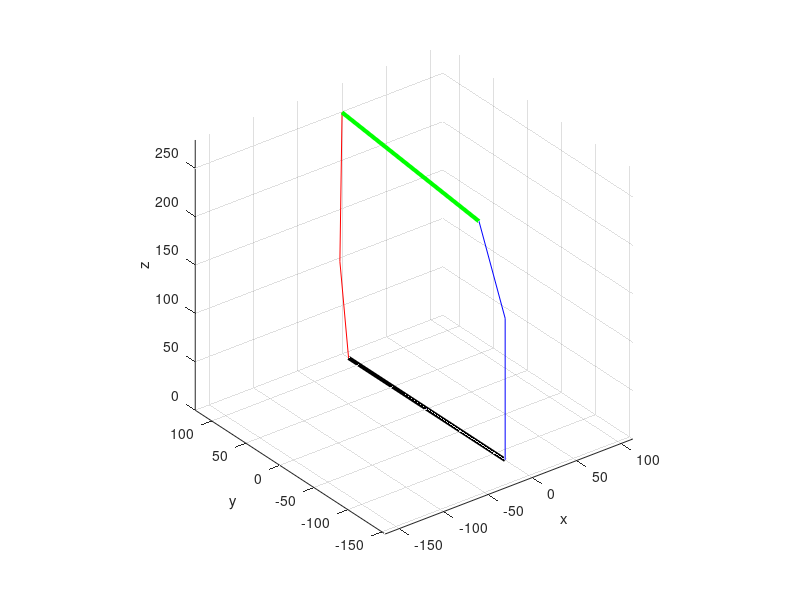

Write MATLAB code to recreate this figure.
clc
clear
clf
l1 = 230.0692;
l2 = 146.25;
L1 = 230.0692;
L2 = 146.25;

% l1 = 2.20;
% l2 = 1.4725;
% L1 = 2.20;
% L2 = 1.4725;
% deg = pi/180;

q11q12q21q22 = [2.0*pi/3, 1.5*pi/3, 1.5*pi/2, 1.1*pi/3];
% q11q12q21q22 = [1.35283894173723    1.51568066620560    0.771619248250125    1.01963972090195];
q11 = q11q12q21q22(1);
q12 = q11q12q21q22(2);
q21 = q11q12q21q22(3);
q22 = q11q12q21q22(4);

x11 = sin(q11);
y11 = cos(q11);
x12 = sin(q12);
y12 = cos(q12);
x21 = sin(q21);
y21 = cos(q21);
x22 = sin(q22);
y22 = cos(q22);
% x1213 =  sin(q12 + q13);
% y1213 =  cos(q12 + q13);
% x2223 =  sin(q22 + q23);
% y2223 =  cos(q22 + q23);

%% Hand Calculate
%%----------------------------------------------------------------------------            
% the Substitutional Variables
F = cos(q11) * cos(q21) - sin(q11) * sin(q21);
G = sin(q12) - sin(q22);

D1 = 2 * L2 * F;
D2 = 2 * (L2 * cos(q22) + L1 * cos(q21) + L2 * F * cos(q12));

E1 = 2 * (L2 * cos(q12) + L1 * cos(q11) + L2 * F * cos(q22));
E2 = L2 * cos(q12)^2 + 2 * (L2 * F * cos(q22) + L1 * cos(q11)) * cos(q12) + L2 * cos(q22)^2 + 2 * L1 * cos(q21) * cos(q22);

H1 = L2^2;
H2 = 2 * L2 * E1;
H3 = 2 * L2^2 + E1^2 + 2 * L2 * E2 - D1^2;
H4 = 2 * (L2 * E1 + E1 * E2 - D1 * D2);
H5 = L2^2 + 2 * L2 * E2 + E2^2 - D2^2;

I1 = 2 * L2^2 - D1^2;
I2 = 2 * (L2 * E1 - D1 * D2);
I3 = 2 * L2^2 + 2 * L2 * E2 - D2^2;

%%----------------------------Simplified version----------------------------
J1 = L2^2 * G^4 - G^2 * (I1 - I2 + I3) + H1 - H2 + H3 - H4 + H5;
J2 = L2^2 * 8 * G^3 - 4 * G * (I1 - I2 + I3);
J3 = L2^2 * (4 * G^4 + 24 * G^2) - (4 * (I1 - I2 + I3) + 2 * G^2 * (2 * I3 - I2)) - 4 * H1 + 2 * H2 - 2 * H4 + 4 * H5;
J4 = L2^2 * (24 * G^3 + 32 * G) - 4 * G * (-I1 - I2 + 3 * I3);
J5 = L2^2 * (6 * G^4 + 48 * G^2 + 16) - (8 * (I3 - I1) + 2 * G^2 * (3 * I3 - I1)) + 6 * H1 - 2 * H3 + 6 * H5;
J6 = L2^2 * (24 * G^3 + 32 * G) - 4 * G * (-I1 + I2 + 3 * I3);
J7 = L2^2 * (4 * G^4 + 24 * G^2) - (4 * (I1 + I2 + I3) + 2 * G^2 * (I2 + 2 * I3)) - 4 * H1 - 2 * H2 + 2 * H4 + 4 * H5;
J8 = L2^2 * 8 * G^3 - 4 * G * (I1 + I2 + I3);
J9 = L2^2 * G^4 - G^2 * (I1 + I2 + I3) + H1 + H2 + H3 + H4 + H5;

% the coefficient matrix of the 8-degree polynomials equation
CoefficientMatrix8_Ji = [J1, J2, J3, J4, J5, J6, J7, J8, J9];

% calculate the root of the 8-degree polynomials equation
x = roots(CoefficientMatrix8_Ji);
%%----------------------------------------------------------------------------  
% J1 * x.^8  + J2 * x.^7 + J3 * x.^6  + J4 * x.^5 + J5 * x.^4  + J6 * x.^3 + J7 * x.^2 + J8 * x.^1 + J9;

%% Symbolic Solution
% syms x
% C1 * x^8  + C2 * x^7 + C3 * x^6  + C4 * x^5 + C5 * x^4  + C6 * x^3 + C7 * x^2 + C8 * x^1 + C9 = 0;
% x = tan[(q12 + q13/2)/2]
% the coefficient matrix of the 8-degree polynomials equations
% the coefficient matrix of the 8-degree polynomials equation
% CoefficientMatrix8 = [C1, C2, C3, C4, C5, C6, C7, C8, C9];
%%----------------------------------------------------------------------------  
A1 = l2 * x11;
A2 = l2 * x21;
A3 = l2 * x11 * y12 - l2 * x21 * y22;
A4 = l2 * y11;
A5 = l2 * y21;
A6 = l2 * y11 * y12 + l2 * y21 * y22 + l1;

C1 =  (A2^4 + 2*A2^2*A5^2 + A5^4)*x12^4 + (- 4*A2^4 - 8*A2^2*A5^2 - 4*A5^4)*x12^3*x22 + (6*A2^4 + 12*A2^2*A5^2 + 6*A5^4)*x12^2*x22^2 + (2*A1^2*A2^2 - 2*A1^2*A5^2 - 4*A1*A2^2*A3 - 8*A1*A2*A4*A5 + 8*A1*A2*A5*A6 + 4*A1*A3*A5^2 - 2*A2^4 + 2*A2^2*A3^2 - 2*A2^2*A4^2 + 4*A2^2*A4*A6 - 4*A2^2*A5^2 - 2*A2^2*A6^2 + 2*A2^2*l1^2 + 8*A2*A3*A4*A5 - 8*A2*A3*A5*A6 - 2*A3^2*A5^2 + 2*A4^2*A5^2 - 4*A4*A5^2*A6 - 2*A5^4 + 2*A5^2*A6^2 + 2*A5^2*l1^2)*x12^2 + (- 4*A2^4 - 8*A2^2*A5^2 - 4*A5^4)*x12*x22^3 + (- 4*A1^2*A2^2 + 4*A1^2*A5^2 + 8*A1*A2^2*A3 + 16*A1*A2*A4*A5 - 16*A1*A2*A5*A6 - 8*A1*A3*A5^2 + 4*A2^4 - 4*A2^2*A3^2 + 4*A2^2*A4^2 - 8*A2^2*A4*A6 + 8*A2^2*A5^2 + 4*A2^2*A6^2 - 4*A2^2*l1^2 - 16*A2*A3*A4*A5 + 16*A2*A3*A5*A6 + 4*A3^2*A5^2 - 4*A4^2*A5^2 + 8*A4*A5^2*A6 + 4*A5^4 - 4*A5^2*A6^2 - 4*A5^2*l1^2)*x12*x22 + (A2^4 + 2*A2^2*A5^2 + A5^4)*x22^4 + (2*A1^2*A2^2 - 2*A1^2*A5^2 - 4*A1*A2^2*A3 - 8*A1*A2*A4*A5 + 8*A1*A2*A5*A6 + 4*A1*A3*A5^2 - 2*A2^4 + 2*A2^2*A3^2 - 2*A2^2*A4^2 + 4*A2^2*A4*A6 - 4*A2^2*A5^2 - 2*A2^2*A6^2 + 2*A2^2*l1^2 + 8*A2*A3*A4*A5 - 8*A2*A3*A5*A6 - 2*A3^2*A5^2 + 2*A4^2*A5^2 - 4*A4*A5^2*A6 - 2*A5^4 + 2*A5^2*A6^2 + 2*A5^2*l1^2)*x22^2 + A1^4 - 4*A1^3*A3 - 2*A1^2*A2^2 + 6*A1^2*A3^2 + 2*A1^2*A4^2 - 4*A1^2*A4*A6 + 2*A1^2*A5^2 + 2*A1^2*A6^2 - 2*A1^2*l1^2 + 4*A1*A2^2*A3 + 8*A1*A2*A4*A5 - 8*A1*A2*A5*A6 - 4*A1*A3^3 - 4*A1*A3*A4^2 + 8*A1*A3*A4*A6 - 4*A1*A3*A5^2 - 4*A1*A3*A6^2 + 4*A1*A3*l1^2 + A2^4 - 2*A2^2*A3^2 + 2*A2^2*A4^2 - 4*A2^2*A4*A6 + 2*A2^2*A5^2 + 2*A2^2*A6^2 - 2*A2^2*l1^2 - 8*A2*A3*A4*A5 + 8*A2*A3*A5*A6 + A3^4 + 2*A3^2*A4^2 - 4*A3^2*A4*A6 + 2*A3^2*A5^2 + 2*A3^2*A6^2 - 2*A3^2*l1^2 + A4^4 - 4*A4^3*A6 - 2*A4^2*A5^2 + 6*A4^2*A6^2 - 2*A4^2*l1^2 + 4*A4*A5^2*A6 - 4*A4*A6^3 + 4*A4*A6*l1^2 + A5^4 - 2*A5^2*A6^2 - 2*A5^2*l1^2 + A6^4 - 2*A6^2*l1^2 + l1^4;
C2 =  (8*A2^4 + 16*A2^2*A5^2 + 8*A5^4)*x12^3 + (- 24*A2^4 - 48*A2^2*A5^2 - 24*A5^4)*x12^2*x22 + (24*A2^4 + 48*A2^2*A5^2 + 24*A5^4)*x12*x22^2 + (8*A1^2*A2^2 - 8*A1^2*A5^2 - 16*A1*A2^2*A3 - 32*A1*A2*A4*A5 + 32*A1*A2*A5*A6 + 16*A1*A3*A5^2 - 8*A2^4 + 8*A2^2*A3^2 - 8*A2^2*A4^2 + 16*A2^2*A4*A6 - 16*A2^2*A5^2 - 8*A2^2*A6^2 + 8*A2^2*l1^2 + 32*A2*A3*A4*A5 - 32*A2*A3*A5*A6 - 8*A3^2*A5^2 + 8*A4^2*A5^2 - 16*A4*A5^2*A6 - 8*A5^4 + 8*A5^2*A6^2 + 8*A5^2*l1^2)*x12 + (- 8*A2^4 - 16*A2^2*A5^2 - 8*A5^4)*x22^3 + (- 8*A1^2*A2^2 + 8*A1^2*A5^2 + 16*A1*A2^2*A3 + 32*A1*A2*A4*A5 - 32*A1*A2*A5*A6 - 16*A1*A3*A5^2 + 8*A2^4 - 8*A2^2*A3^2 + 8*A2^2*A4^2 - 16*A2^2*A4*A6 + 16*A2^2*A5^2 + 8*A2^2*A6^2 - 8*A2^2*l1^2 - 32*A2*A3*A4*A5 + 32*A2*A3*A5*A6 + 8*A3^2*A5^2 - 8*A4^2*A5^2 + 16*A4*A5^2*A6 + 8*A5^4 - 8*A5^2*A6^2 - 8*A5^2*l1^2)*x22;
C3 =  (4*A2^4 + 8*A2^2*A5^2 + 4*A5^4)*x12^4 + (- 16*A2^4 - 32*A2^2*A5^2 - 16*A5^4)*x12^3*x22 + (24*A2^4 + 48*A2^2*A5^2 + 24*A5^4)*x12^2*x22^2 + (16*A2^4 + 8*A2^2*A3^2 - 8*A1*A2^2*A3 + 32*A2^2*A5^2 - 8*A2^2*A6^2 + 8*A4*A2^2*A6 + 8*A2^2*l1^2 - 32*A2*A3*A5*A6 + 16*A4*A2*A3*A5 + 16*A1*A2*A5*A6 - 8*A3^2*A5^2 + 8*A1*A3*A5^2 + 16*A5^4 + 8*A5^2*A6^2 - 8*A4*A5^2*A6 + 8*A5^2*l1^2)*x12^2 + (- 16*A2^4 - 32*A2^2*A5^2 - 16*A5^4)*x12*x22^3 + (- 32*A2^4 - 16*A2^2*A3^2 + 16*A1*A2^2*A3 - 64*A2^2*A5^2 + 16*A2^2*A6^2 - 16*A4*A2^2*A6 - 16*A2^2*l1^2 + 64*A2*A3*A5*A6 - 32*A4*A2*A3*A5 - 32*A1*A2*A5*A6 + 16*A3^2*A5^2 - 16*A1*A3*A5^2 - 32*A5^4 - 16*A5^2*A6^2 + 16*A4*A5^2*A6 - 16*A5^2*l1^2)*x12*x22 + (4*A2^4 + 8*A2^2*A5^2 + 4*A5^4)*x22^4 + (16*A2^4 + 8*A2^2*A3^2 - 8*A1*A2^2*A3 + 32*A2^2*A5^2 - 8*A2^2*A6^2 + 8*A4*A2^2*A6 + 8*A2^2*l1^2 - 32*A2*A3*A5*A6 + 16*A4*A2*A3*A5 + 16*A1*A2*A5*A6 - 8*A3^2*A5^2 + 8*A1*A3*A5^2 + 16*A5^4 + 8*A5^2*A6^2 - 8*A4*A5^2*A6 + 8*A5^2*l1^2)*x22^2 - 4*A1^4 + 8*A1^3*A3 + 8*A1^2*A2^2 - 8*A1^2*A4^2 + 8*A1^2*A4*A6 - 8*A1^2*A5^2 - 8*A1*A2^2*A3 - 32*A1*A2*A4*A5 + 16*A1*A2*A5*A6 - 8*A1*A3^3 + 8*A1*A3*A4^2 + 8*A1*A3*A5^2 - 8*A1*A3*A6^2 + 8*A1*A3*l1^2 - 4*A2^4 - 8*A2^2*A4^2 + 8*A2^2*A4*A6 - 8*A2^2*A5^2 + 16*A2*A3*A4*A5 + 4*A3^4 - 8*A3^2*A4*A6 + 8*A3^2*A6^2 - 8*A3^2*l1^2 - 4*A4^4 + 8*A4^3*A6 + 8*A4^2*A5^2 - 8*A4*A5^2*A6 - 8*A4*A6^3 + 8*A4*A6*l1^2 - 4*A5^4 + 4*A6^4 - 8*A6^2*l1^2 + 4*l1^4;
C4 =  (24*A2^4 + 48*A2^2*A5^2 + 24*A5^4)*x12^3 + (- 72*A2^4 - 144*A2^2*A5^2 - 72*A5^4)*x12^2*x22 + (72*A2^4 + 144*A2^2*A5^2 + 72*A5^4)*x12*x22^2 + (- 8*A1^2*A2^2 + 8*A1^2*A5^2 - 16*A1*A2^2*A3 + 32*A1*A2*A4*A5 + 32*A1*A2*A5*A6 + 16*A1*A3*A5^2 + 8*A2^4 + 24*A2^2*A3^2 + 8*A2^2*A4^2 + 16*A2^2*A4*A6 + 16*A2^2*A5^2 - 24*A2^2*A6^2 + 24*A2^2*l1^2 + 32*A2*A3*A4*A5 - 96*A2*A3*A5*A6 - 24*A3^2*A5^2 - 8*A4^2*A5^2 - 16*A4*A5^2*A6 + 8*A5^4 + 24*A5^2*A6^2 + 24*A5^2*l1^2)*x12 + (- 24*A2^4 - 48*A2^2*A5^2 - 24*A5^4)*x22^3 + (8*A1^2*A2^2 - 8*A1^2*A5^2 + 16*A1*A2^2*A3 - 32*A1*A2*A4*A5 - 32*A1*A2*A5*A6 - 16*A1*A3*A5^2 - 8*A2^4 - 24*A2^2*A3^2 - 8*A2^2*A4^2 - 16*A2^2*A4*A6 - 16*A2^2*A5^2 + 24*A2^2*A6^2 - 24*A2^2*l1^2 - 32*A2*A3*A4*A5 + 96*A2*A3*A5*A6 + 24*A3^2*A5^2 + 8*A4^2*A5^2 + 16*A4*A5^2*A6 - 8*A5^4 - 24*A5^2*A6^2 - 24*A5^2*l1^2)*x22;
C5 =  (6*A2^4 + 12*A2^2*A5^2 + 6*A5^4)*x12^4 + (- 24*A2^4 - 48*A2^2*A5^2 - 24*A5^4)*x12^3*x22 + (36*A2^4 + 72*A2^2*A5^2 + 36*A5^4)*x12^2*x22^2 + (- 4*A1^2*A2^2 + 4*A1^2*A5^2 + 16*A1*A2*A4*A5 + 36*A2^4 + 12*A2^2*A3^2 + 4*A2^2*A4^2 + 72*A2^2*A5^2 - 12*A2^2*A6^2 + 12*A2^2*l1^2 - 48*A2*A3*A5*A6 - 12*A3^2*A5^2 - 4*A4^2*A5^2 + 36*A5^4 + 12*A5^2*A6^2 + 12*A5^2*l1^2)*x12^2 + (- 24*A2^4 - 48*A2^2*A5^2 - 24*A5^4)*x12*x22^3 + (8*A1^2*A2^2 - 8*A1^2*A5^2 - 32*A1*A2*A4*A5 - 72*A2^4 - 24*A2^2*A3^2 - 8*A2^2*A4^2 - 144*A2^2*A5^2 + 24*A2^2*A6^2 - 24*A2^2*l1^2 + 96*A2*A3*A5*A6 + 24*A3^2*A5^2 + 8*A4^2*A5^2 - 72*A5^4 - 24*A5^2*A6^2 - 24*A5^2*l1^2)*x12*x22 + (6*A2^4 + 12*A2^2*A5^2 + 6*A5^4)*x22^4 + (- 4*A1^2*A2^2 + 4*A1^2*A5^2 + 16*A1*A2*A4*A5 + 36*A2^4 + 12*A2^2*A3^2 + 4*A2^2*A4^2 + 72*A2^2*A5^2 - 12*A2^2*A6^2 + 12*A2^2*l1^2 - 48*A2*A3*A5*A6 - 12*A3^2*A5^2 - 4*A4^2*A5^2 + 36*A5^4 + 12*A5^2*A6^2 + 12*A5^2*l1^2)*x22^2 + 6*A1^4 - 12*A1^2*A2^2 - 12*A1^2*A3^2 + 12*A1^2*A4^2 + 12*A1^2*A5^2 - 4*A1^2*A6^2 + 4*A1^2*l1^2 + 48*A1*A2*A4*A5 - 16*A1*A3*A4*A6 + 6*A2^4 + 4*A2^2*A3^2 + 12*A2^2*A4^2 + 12*A2^2*A5^2 - 4*A2^2*A6^2 + 4*A2^2*l1^2 - 16*A2*A3*A5*A6 + 6*A3^4 - 4*A3^2*A4^2 - 4*A3^2*A5^2 + 12*A3^2*A6^2 - 12*A3^2*l1^2 + 6*A4^4 - 12*A4^2*A5^2 - 12*A4^2*A6^2 + 4*A4^2*l1^2 + 6*A5^4 + 4*A5^2*A6^2 + 4*A5^2*l1^2 + 6*A6^4 - 12*A6^2*l1^2 + 6*l1^4;
C6 = (24*A2^4 + 48*A2^2*A5^2 + 24*A5^4)*x12^3 + (- 72*A2^4 - 144*A2^2*A5^2 - 72*A5^4)*x12^2*x22 + (72*A2^4 + 144*A2^2*A5^2 + 72*A5^4)*x12*x22^2 + (- 8*A1^2*A2^2 + 8*A1^2*A5^2 + 16*A1*A2^2*A3 + 32*A1*A2*A4*A5 - 32*A1*A2*A5*A6 - 16*A1*A3*A5^2 + 8*A2^4 + 24*A2^2*A3^2 + 8*A2^2*A4^2 - 16*A2^2*A4*A6 + 16*A2^2*A5^2 - 24*A2^2*A6^2 + 24*A2^2*l1^2 - 32*A2*A3*A4*A5 - 96*A2*A3*A5*A6 - 24*A3^2*A5^2 - 8*A4^2*A5^2 + 16*A4*A5^2*A6 + 8*A5^4 + 24*A5^2*A6^2 + 24*A5^2*l1^2)*x12 + (- 24*A2^4 - 48*A2^2*A5^2 - 24*A5^4)*x22^3 + (8*A1^2*A2^2 - 8*A1^2*A5^2 - 16*A1*A2^2*A3 - 32*A1*A2*A4*A5 + 32*A1*A2*A5*A6 + 16*A1*A3*A5^2 - 8*A2^4 - 24*A2^2*A3^2 - 8*A2^2*A4^2 + 16*A2^2*A4*A6 - 16*A2^2*A5^2 + 24*A2^2*A6^2 - 24*A2^2*l1^2 + 32*A2*A3*A4*A5 + 96*A2*A3*A5*A6 + 24*A3^2*A5^2 + 8*A4^2*A5^2 - 16*A4*A5^2*A6 - 8*A5^4 - 24*A5^2*A6^2 - 24*A5^2*l1^2)*x22;
C7 = (4*A2^4 + 8*A2^2*A5^2 + 4*A5^4)*x12^4 + (- 16*A2^4 - 32*A2^2*A5^2 - 16*A5^4)*x12^3*x22 + (24*A2^4 + 48*A2^2*A5^2 + 24*A5^4)*x12^2*x22^2 + (16*A2^4 + 8*A2^2*A3^2 + 8*A1*A2^2*A3 + 32*A2^2*A5^2 - 8*A2^2*A6^2 - 8*A4*A2^2*A6 + 8*A2^2*l1^2 - 32*A2*A3*A5*A6 - 16*A4*A2*A3*A5 - 16*A1*A2*A5*A6 - 8*A3^2*A5^2 - 8*A1*A3*A5^2 + 16*A5^4 + 8*A5^2*A6^2 + 8*A4*A5^2*A6 + 8*A5^2*l1^2)*x12^2 + (- 16*A2^4 - 32*A2^2*A5^2 - 16*A5^4)*x12*x22^3 + (- 32*A2^4 - 16*A2^2*A3^2 - 16*A1*A2^2*A3 - 64*A2^2*A5^2 + 16*A2^2*A6^2 + 16*A4*A2^2*A6 - 16*A2^2*l1^2 + 64*A2*A3*A5*A6 + 32*A4*A2*A3*A5 + 32*A1*A2*A5*A6 + 16*A3^2*A5^2 + 16*A1*A3*A5^2 - 32*A5^4 - 16*A5^2*A6^2 - 16*A4*A5^2*A6 - 16*A5^2*l1^2)*x12*x22 + (4*A2^4 + 8*A2^2*A5^2 + 4*A5^4)*x22^4 + (16*A2^4 + 8*A2^2*A3^2 + 8*A1*A2^2*A3 + 32*A2^2*A5^2 - 8*A2^2*A6^2 - 8*A4*A2^2*A6 + 8*A2^2*l1^2 - 32*A2*A3*A5*A6 - 16*A4*A2*A3*A5 - 16*A1*A2*A5*A6 - 8*A3^2*A5^2 - 8*A1*A3*A5^2 + 16*A5^4 + 8*A5^2*A6^2 + 8*A4*A5^2*A6 + 8*A5^2*l1^2)*x22^2 - 4*A1^4 - 8*A1^3*A3 + 8*A1^2*A2^2 - 8*A1^2*A4^2 - 8*A1^2*A4*A6 - 8*A1^2*A5^2 + 8*A1*A2^2*A3 - 32*A1*A2*A4*A5 - 16*A1*A2*A5*A6 + 8*A1*A3^3 - 8*A1*A3*A4^2 - 8*A1*A3*A5^2 + 8*A1*A3*A6^2 - 8*A1*A3*l1^2 - 4*A2^4 - 8*A2^2*A4^2 - 8*A2^2*A4*A6 - 8*A2^2*A5^2 - 16*A2*A3*A4*A5 + 4*A3^4 + 8*A3^2*A4*A6 + 8*A3^2*A6^2 - 8*A3^2*l1^2 - 4*A4^4 - 8*A4^3*A6 + 8*A4^2*A5^2 + 8*A4*A5^2*A6 + 8*A4*A6^3 - 8*A4*A6*l1^2 - 4*A5^4 + 4*A6^4 - 8*A6^2*l1^2 + 4*l1^4;
C8 =  (8*A2^4 + 16*A2^2*A5^2 + 8*A5^4)*x12^3 + (- 24*A2^4 - 48*A2^2*A5^2 - 24*A5^4)*x12^2*x22 + (24*A2^4 + 48*A2^2*A5^2 + 24*A5^4)*x12*x22^2 + (8*A1^2*A2^2 - 8*A1^2*A5^2 + 16*A1*A2^2*A3 - 32*A1*A2*A4*A5 - 32*A1*A2*A5*A6 - 16*A1*A3*A5^2 - 8*A2^4 + 8*A2^2*A3^2 - 8*A2^2*A4^2 - 16*A2^2*A4*A6 - 16*A2^2*A5^2 - 8*A2^2*A6^2 + 8*A2^2*l1^2 - 32*A2*A3*A4*A5 - 32*A2*A3*A5*A6 - 8*A3^2*A5^2 + 8*A4^2*A5^2 + 16*A4*A5^2*A6 - 8*A5^4 + 8*A5^2*A6^2 + 8*A5^2*l1^2)*x12 + (- 8*A2^4 - 16*A2^2*A5^2 - 8*A5^4)*x22^3 + (- 8*A1^2*A2^2 + 8*A1^2*A5^2 - 16*A1*A2^2*A3 + 32*A1*A2*A4*A5 + 32*A1*A2*A5*A6 + 16*A1*A3*A5^2 + 8*A2^4 - 8*A2^2*A3^2 + 8*A2^2*A4^2 + 16*A2^2*A4*A6 + 16*A2^2*A5^2 + 8*A2^2*A6^2 - 8*A2^2*l1^2 + 32*A2*A3*A4*A5 + 32*A2*A3*A5*A6 + 8*A3^2*A5^2 - 8*A4^2*A5^2 - 16*A4*A5^2*A6 + 8*A5^4 - 8*A5^2*A6^2 - 8*A5^2*l1^2)*x22;
C9 =  (A2^4 + 2*A2^2*A5^2 + A5^4)*x12^4 + (- 4*A2^4 - 8*A2^2*A5^2 - 4*A5^4)*x12^3*x22 + (6*A2^4 + 12*A2^2*A5^2 + 6*A5^4)*x12^2*x22^2 + (2*A1^2*A2^2 - 2*A1^2*A5^2 + 4*A1*A2^2*A3 - 8*A1*A2*A4*A5 - 8*A1*A2*A5*A6 - 4*A1*A3*A5^2 - 2*A2^4 + 2*A2^2*A3^2 - 2*A2^2*A4^2 - 4*A2^2*A4*A6 - 4*A2^2*A5^2 - 2*A2^2*A6^2 + 2*A2^2*l1^2 - 8*A2*A3*A4*A5 - 8*A2*A3*A5*A6 - 2*A3^2*A5^2 + 2*A4^2*A5^2 + 4*A4*A5^2*A6 - 2*A5^4 + 2*A5^2*A6^2 + 2*A5^2*l1^2)*x12^2 + (- 4*A2^4 - 8*A2^2*A5^2 - 4*A5^4)*x12*x22^3 + (- 4*A1^2*A2^2 + 4*A1^2*A5^2 - 8*A1*A2^2*A3 + 16*A1*A2*A4*A5 + 16*A1*A2*A5*A6 + 8*A1*A3*A5^2 + 4*A2^4 - 4*A2^2*A3^2 + 4*A2^2*A4^2 + 8*A2^2*A4*A6 + 8*A2^2*A5^2 + 4*A2^2*A6^2 - 4*A2^2*l1^2 + 16*A2*A3*A4*A5 + 16*A2*A3*A5*A6 + 4*A3^2*A5^2 - 4*A4^2*A5^2 - 8*A4*A5^2*A6 + 4*A5^4 - 4*A5^2*A6^2 - 4*A5^2*l1^2)*x12*x22 + (A2^4 + 2*A2^2*A5^2 + A5^4)*x22^4 + (2*A1^2*A2^2 - 2*A1^2*A5^2 + 4*A1*A2^2*A3 - 8*A1*A2*A4*A5 - 8*A1*A2*A5*A6 - 4*A1*A3*A5^2 - 2*A2^4 + 2*A2^2*A3^2 - 2*A2^2*A4^2 - 4*A2^2*A4*A6 - 4*A2^2*A5^2 - 2*A2^2*A6^2 + 2*A2^2*l1^2 - 8*A2*A3*A4*A5 - 8*A2*A3*A5*A6 - 2*A3^2*A5^2 + 2*A4^2*A5^2 + 4*A4*A5^2*A6 - 2*A5^4 + 2*A5^2*A6^2 + 2*A5^2*l1^2)*x22^2 + A1^4 + 4*A1^3*A3 - 2*A1^2*A2^2 + 6*A1^2*A3^2 + 2*A1^2*A4^2 + 4*A1^2*A4*A6 + 2*A1^2*A5^2 + 2*A1^2*A6^2 - 2*A1^2*l1^2 - 4*A1*A2^2*A3 + 8*A1*A2*A4*A5 + 8*A1*A2*A5*A6 + 4*A1*A3^3 + 4*A1*A3*A4^2 + 8*A1*A3*A4*A6 + 4*A1*A3*A5^2 + 4*A1*A3*A6^2 - 4*A1*A3*l1^2 + A2^4 - 2*A2^2*A3^2 + 2*A2^2*A4^2 + 4*A2^2*A4*A6 + 2*A2^2*A5^2 + 2*A2^2*A6^2 - 2*A2^2*l1^2 + 8*A2*A3*A4*A5 + 8*A2*A3*A5*A6 + A3^4 + 2*A3^2*A4^2 + 4*A3^2*A4*A6 + 2*A3^2*A5^2 + 2*A3^2*A6^2 - 2*A3^2*l1^2 + A4^4 + 4*A4^3*A6 - 2*A4^2*A5^2 + 6*A4^2*A6^2 - 2*A4^2*l1^2 - 4*A4*A5^2*A6 + 4*A4*A6^3 - 4*A4*A6*l1^2 + A5^4 - 2*A5^2*A6^2 - 2*A5^2*l1^2 + A6^4 - 2*A6^2*l1^2 + l1^4;

% the coefficient matrix of the 8-degree polynomials equation
CoefficientMatrix8_Ci = [C1, C2, C3, C4, C5, C6, C7, C8, C9];

% calculate the root of the 8-degree polynomials equation
%---------- x = roots()-----------
%x = roots(CoefficientMatrix8_Ci);
%x_verify = polyval(CoefficientMatrix8_Ji,x)
%%----------------------------------------------------------------------------  

%error = CoefficientMatrix8_Ci/CoefficientMatrix8_Ji

%%
% get the value of real number (+/-)
x = x(imag(x) == 0);
% x = real(x);
NumRealq13 = length (x);

% the final value of "+/-theta13" 
% the programm should judge the sign of the value
% q13all =  2 * atan(x)  - q12;

% For real elements of X, atan(X) returns values in the interval [-pi/2,pi/2]
% Here we elimate the q13all = +/-pi, namely, p = [0 0 0 0 0 0]
j =0;
for i = 1:length (x)    
    if  abs( abs(2 * atan(x(i)) - q12) - pi ) > 1e-8 
        j = j + 1;
%         if 2 * atan(x(i))  - q12 < 0
%             q13all(j) =  2 * pi + 2 * atan(x(i))  - q12;
%         else
%             q13all(j) =  2 * atan(x(i))  - q12;
%         end
         q13all(j) =  2 * atan(x(i))  - q12;
    else
        continue;
    end
end

%% ------------------Obtain all of the correct values and assign to q13q23-------------------------
% numbers of i and j are used to count the possible values that satisfy the
% condiation of C1z = C2z; And then, assign all the possible values to
% matrix q13q23;
tic
for Numq13 = 1:length(q13all)
    
    q13SingleValue = q13all(Numq13);
    
    %% -------------- Calculate the value of q23 (theta23) ----------------
    % (q22+q23all)*180/pi
    % sin(q12) + sin(q12+q13SingleValue) - sin(q22) - sin(q22+q23all) == 0
    %  For real elements of x in the interval [-1,1], asin(x) returns values in the interval [-pi/2,pi/2]
    % iterative method to get the optimal value
    for OnlyUsedForFolding_IterativeSolution = 1:1
        %     j = 0;
        %     delta_q13 = 0.1;
        %     while(abs(sin(q12) + sin(q12 + q13SingleValue) - sin(q22)) >= 1 && j <= 500)
        %         j = j + 1;
        %         if q12 + q13SingleValue > pi/2 || (q12 + q13SingleValue > -pi/2 && q12 + q13SingleValue <= 0)
        %             q13SingleValue = q13SingleValue + delta_q13;
        %         elseif q12 + q13SingleValue < -pi/2 || (q12 + q13SingleValue > 0 && q12 + q13SingleValue < pi/2)
        %             q13SingleValue = q13SingleValue - delta_q13;
        %         end
        %     end
    end
    %
    q23all(1) = asin(sin(q12) + sin(q12 + q13SingleValue) - sin(q22)) - q22;
    if sin(q12) + sin(q12 + q13SingleValue) - sin(q22) <= 0
        q23all(2) =  - pi - asin(sin(q12) + sin(q12 + q13SingleValue) - sin(q22)) - q22;
    else
        q23all(2) =    pi - asin(sin(q12) + sin(q12 + q13SingleValue) - sin(q22)) - q22;
    end
    % q23all * 180 / pi
    
    for Numq23 = 1:length(q23all)
        q23SingleValue = q23all(Numq23);
        %%-----------------------Get the output values of Moving Platform-----------------------
        %%--------------------Calculate the position of Ai Bi Ci------------------
        A1 = [0, -L1/2, 0];
        B1 = [L2 * cos(q12) * sin(q11), -L1/2 - L2 * cos(q12) * cos(q11), L2 * sin(q12)];
        C1 = [L2 * (cos(q12) + cos(q12 + q13SingleValue)) * sin(q11), -L1/2 - L2 * (cos(q12) + cos(q12 + q13SingleValue)) * cos(q11), ...
            L2 * (sin(q12) + sin(q12 + q13SingleValue))];
        
        A2 = [0, L1/2, 0];
        B2 = [- L2 * cos(q22) * sin(q21), L1/2 + L2 * cos(q22) * cos(q21), L2 * sin(q22)];
        C2 = [- L2 * (cos(q22) + cos(q22 + q23SingleValue)) * sin(q21), L1/2 + L2 * (cos(q22) + cos(q22 + q23SingleValue)) * cos(q21),...
            L2 * (sin(q22) + sin(q22 + q23SingleValue))];
        %%------------------------------------------------------------------------
        JudgeLength_C1C2(Numq23) = norm(C1 - C2) - L1;
        
        %Plot;
    end    
    %norm(C1 - C2) - L1;
    %Choose the column of minmum solution
    [~,col] = find(JudgeLength_C1C2 == min(JudgeLength_C1C2));
    
    %% Note:::::::::::::
    %  The value from 8-degree polynomials equation is not correct!!!!!
    % In order to get the right value, here, I use the calculated minimum q13SingleValue data to approch the correct value
    
    % Approching Algorithm is a iterative pocesss see below in
    % While loop
    if  abs(C1(3) - C2(3)) > 1e-8 || abs( q13all(Numq13) ) - pi > 1e-8 || abs(JudgeLength_C1C2(col(1))) > 1e-8
            %---------- Method II ----------
            for OnlyUsedForFolding_IterativeSolution = 1:1
                
                
                % We simple the one cycle points
                ii = 0;
                for i_angle = 0:1*pi/180:pi                    
                    q13SingleValue = i_angle;
                    sin_value = sin(q12) + sin(q12 + q13SingleValue) - sin(q22);
                    if sin_value > 1
                       continue; 
                    end
                    ii = ii + 1;
                    q13SingleValue_mat(ii) = i_angle;
                    %
                    q23all(1) = asin(sin_value) - q22;
                    if sin_value <= 0
                        q23all(2) =  - pi - asin(sin_value) - q22;
                    else
                        q23all(2) =    pi - asin(sin_value) - q22;
                    end  
                    for i_q23all = 1:2
                        q23SingleValue = q23all(i_q23all);
                        C1 = [L2 * (cos(q12) + cos(q12 + q13SingleValue)) * sin(q11), -L1/2 - L2 * (cos(q12) + cos(q12 + q13SingleValue)) * cos(q11), ...
                            L2 * (sin(q12) + sin(q12 + q13SingleValue))];
                        C2 = [- L2 * (cos(q22) + cos(q22 + q23SingleValue)) * sin(q21), L1/2 + L2 * (cos(q22) + cos(q22 + q23SingleValue)) * cos(q21),...
                            L2 * (sin(q22) + sin(q22 + q23SingleValue))];
                        JudgeLength_C1C2_Solution(i_q23all,ii) = norm(C1 - C2) - L1; 
                        q23SingleValue_mat(i_q23all,ii) = q23all(i_q23all);
                    end
                end                
                
                for i_q23all = 1:2
                    B = JudgeLength_C1C2_Solution(i_q23all,:);
                    col_B_positive = find(B>0);
                    j = 0;
                    Changepoint_postive = [];
                    for i = 1:length(col_B_positive)
                        if i == 1 && col_B_positive(1)>1
                            j = j + 1;
                            %seq_postive(1) = 1;
                            Changepoint_postive(j) = col_B_positive(i);
                        elseif i < length(col_B_positive) && col_B_positive(i+1) - col_B_positive(i) > 1
                            j = j + 1;
                            Changepoint_postive(j) = col_B_positive(i);
                            j = j + 1;
                            Changepoint_postive(j) = col_B_positive(i+1);
                        elseif i == length(col_B_positive) && col_B_positive(length(col_B_positive))<length(B)
                            %seq_postive(i) = col_B_positive(i) - col_B_positive(i-1);
                            j = j + 1;
                            Changepoint_postive(j) = col_B_positive(i);
                        end
                        Changepoint_positive_min = min(Changepoint_postive);
                    end
                    
                    if isempty(Changepoint_postive) == 1
                        JudgeLength_C1C2_min = [];
                        Changepoint_positive_min = [];
                        continue
                        %JudgeLength_C1C2_min = min(abs(B));
                        %Changepoint_positive_min = find(B == min(abs(B)));
                    else
                        JudgeLength_C1C2_min = min(B(Changepoint_postive));
                    end  
                    
                    q13SingleValue = q13SingleValue_mat(Changepoint_positive_min);
                    q23SingleValue = q23SingleValue_mat(i_q23all,Changepoint_positive_min);                    
                    %
                    C1 = [L2 * (cos(q12) + cos(q12 + q13SingleValue)) * sin(q11), -L1/2 - L2 * (cos(q12) + cos(q12 + q13SingleValue)) * cos(q11), ...
                        L2 * (sin(q12) + sin(q12 + q13SingleValue))];
                    C2 = [- L2 * (cos(q22) + cos(q22 + q23SingleValue)) * sin(q21), L1/2 + L2 * (cos(q22) + cos(q22 + q23SingleValue)) * cos(q21),...
                        L2 * (sin(q22) + sin(q22 + q23SingleValue))];
                    %
                    
                    delta_q13 = 0.05;
                    q13SingleValue = q13SingleValue - delta_q13;
                    SignChange_1 = 0;
                    SignChange_2 = 0;
                    k = 0;
                    % iterative method to get the optimal value
                    while(abs(norm(C1 - C2) - L1) > 1e-8 && k <= 500)
                        k = k + 1;
                        % Here, we must make sure 'sin_value belongs to [-1 1]'
                        sin_value = sin(q12) + sin(q12 + q13SingleValue) - sin(q22);
                        %
                        q23all(1) = asin(sin_value) - q22;
                        if sin_value <= 0
                            q23all(2) =  - pi - asin(sin_value) - q22;
                        else
                            q23all(2) =    pi - asin(sin_value) - q22;
                        end
                        
                        % Choose the correct q23all
                        q23SingleValue = q23all(i_q23all);
                        C1 = [L2 * (cos(q12) + cos(q12 + q13SingleValue)) * sin(q11), -L1/2 - L2 * (cos(q12) + cos(q12 + q13SingleValue)) * cos(q11), ...
                            L2 * (sin(q12) + sin(q12 + q13SingleValue))];
                        C2 = [- L2 * (cos(q22) + cos(q22 + q23SingleValue)) * sin(q21), L1/2 + L2 * (cos(q22) + cos(q22 + q23SingleValue)) * cos(q21),...
                            L2 * (sin(q22) + sin(q22 + q23SingleValue))];
                                                
                        %JudgeLength_C1C2_min
                        if JudgeLength_C1C2_min > 0
                            if SignChange_1 == 0
                                if(norm(C1 - C2) - L1) - JudgeLength_C1C2_min < 0
                                    delta_q13 = 0.5 * delta_q13;
                                elseif (norm(C1 - C2) - L1) - JudgeLength_C1C2_min >= 0
                                    delta_q13 = - 0.5 * delta_q13;
                                end
                            end
                            SignChange_1 = SignChange_1 + 1;
                            SignChange_2 = 0;
                        elseif JudgeLength_C1C2_min < 0
                            if SignChange_2 == 0
                                if(norm(C1 - C2) - L1) - JudgeLength_C1C2_min > 0
                                    delta_q13 = 0.5 * delta_q13;
                                elseif (norm(C1 - C2) - L1) - JudgeLength_C1C2_min <= 0
                                    delta_q13 = - 0.5 * delta_q13;
                                end
                            end
                            SignChange_1 = 0;
                            SignChange_2 = SignChange_2 + 1;
                        end
                        
                        q13SingleValue = q13SingleValue - delta_q13;
                        JudgeLength_C1C2_min = norm(C1 - C2) - L1;
                        
                        %hold off
                        %Plot;
                    end              
                end
            end
        
        % assign the values to q13q23
        q13 = q13SingleValue;
        q23 = q23SingleValue;
        
        % Calculate the center point of moving platform
        p(1:3) = (C1 + C2) / 2;
        C1C2 = C2 - C1;
        yaxis = [0, 1, 0];
        % Judge the direction of the rotation around Z-axis
        if C1(1) < C2(1)
            gamma = -acos((C1C2 * yaxis')/(norm(C1C2)* norm(yaxis)));
        else
            gamma = acos((C1C2 * yaxis')/(norm(C1C2)* norm(yaxis)));
        end
        p(4:6) = [0, 0, gamma];
        ABC = [A1, B1, C1, A2, B2, C2];
        
        %%-------------------------q14q15 and q24q25------------------------------
        % Calculate the angles of q14q15 and q24q25
        q14 = q12 + q13 - pi/2;
        q15 = q11;
        q24 = q22 + q23 - pi/2;
        q25 = q21;
        %%------------------------------------------------------------------------
        %%-------------------------q11-q15 and q21-q25------------------------------
        q1q2 = [q11, q12, q13, q14, q15, q21, q22, q23, q24, q25];   
        if isempty(JudgeLength_C1C2_min) == 1|| JudgeLength_C1C2_min < 1e-8 
            break
        else
            continue
        end
    elseif  abs( q13all(Numq13) ) - pi < 1e-8 && JudgeLength_C1C2(col(1)) < 1e-8
        display('Zero Position, Calculation process needs to check!');
        p = [0 0 0 0 0 0];
        gamma = 0;
        q13 = pi;
        q23 = pi;
        ABC = [A1, B1, C1, A2, B2, C2];
        q14 = q12 + q13 - pi/2;
        q15 = q11;
        q24 = q22 + q23 - pi/2;
        q25 = q21;
        q1q2 = [q11, q12, q13, q14, q15, q21, q22, q23, q24, q25];
    else
        display('No solution for this input, Calculation process is stopped');
        p = [];
        ABC = [];
        q1q2 = [0, pi/4, pi/2, -pi/4, 0, 0, pi/4, pi/2, -pi/4, 0];
    end        

end
toc
 
if  abs(q13 - pi) < 1e-8 && abs(norm(C1 - C2) - L1) < 1e-8
    display('Zero Position, Calculation process needs to check Please!');
end



norm(C1 - C2) - L1
%k
 %% --------------------Plot the mechanism Ai Bi Ci------------------
 PA1B1C1x = [A1(1), B1(1), C1(1)];
 PA1B1C1y = [A1(2), B1(2), C1(2)];
 PA1B1C1z = [A1(3), B1(3), C1(3)];
 plot3(PA1B1C1x, PA1B1C1y, PA1B1C1z,'b-'); hold on;
 
 PA2B2C2x = [A2(1), B2(1), C2(1)];
 PA2B2C2y = [A2(2), B2(2), C2(2)];
 PA2B2C2z = [A2(3), B2(3), C2(3)];
 plot3(PA2B2C2x, PA2B2C2y, PA2B2C2z,'r-'); hold on;
 
 PC1C2x = [C1(1), C2(1)];
 PC1C2y = [C1(2), C2(2)];
 PC1C2z = [C1(3), C2(3)];
 plot3(PC1C2x, PC1C2y, PC1C2z,'g-','linewidth',3); hold on;
 
 PA1A2x = [A1(1), A2(1)];
 PA1A2y = [A1(2), A2(2)];
 PA1A2z = [A1(3), A2(3)];
 plot3(PA1A2x, PA1A2y, PA1A2z,'k-','linewidth',3); hold on;
 
 grid on;
 axis equal;
 xlabel('x');
 ylabel('y');
 zlabel('z');
 
%----------------- plot xyz axes of base point --------------
x_axis = [0.5 0 0];
y_axis = [0 0.5 0];
z_axis = [0 0 0.5];
OP= [0 0 0];
xyz = [OP;x_axis;OP;y_axis;OP;z_axis];
i = 1:2;
plot3(xyz(i,1),xyz(i,2),xyz(i,3),'-r');
i = 3:4;
plot3(xyz(i,1),xyz(i,2),xyz(i,3),'-g');
i = 5:6;
plot3(xyz(i,1),xyz(i,2),xyz(i,3),'-b');
axis equal;
%-----------------------------------------------------------


